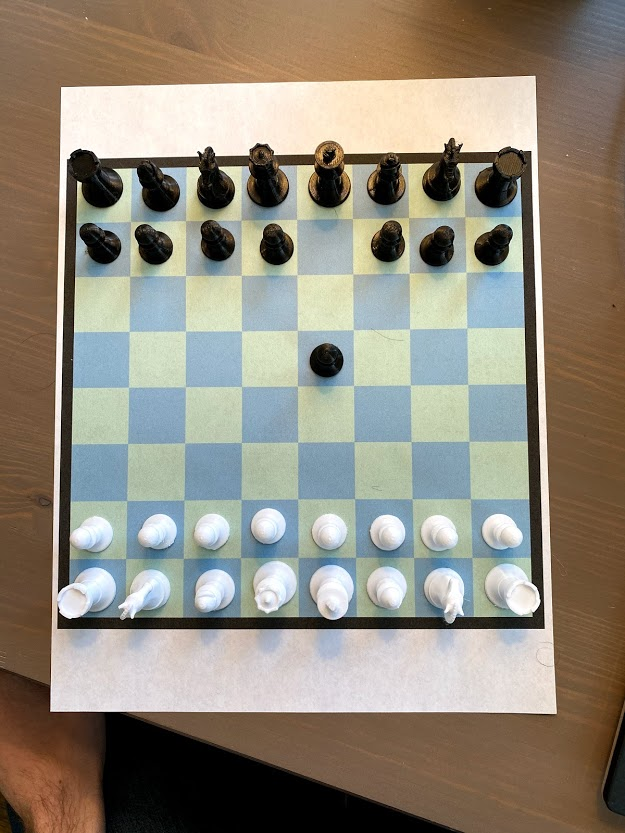
#> input picture images/blackonblack.jpg, 625 x 833 px
$ python -i chessboard_cv.py   (imports and definitions only)
#> lines starting #> are read from the running program, lines starting #| are printed output that depends on the picture; after the words box and inside, x2 and y2 are one past the last pixel; in counts of white or black regions, pixels touching at a corner belong together
#> further down, picture is the input picture: shape (833, 625, 3); mean B, G, R 124.7, 138.3, 145.3
### chessbot/cvutil/HoughBundler.py
import math

#
# Code written by banderlog013 of Stack Overflow at:
# https://stackoverflow.com/questions/45531074/how-to-merge-lines-after-houghlinesp
# With modification by me in merge_line_segments_averaged()
#

class HoughBundler:
    '''Clasterize and merge each cluster of cv2.HoughLinesP() output
    a = HoughBundler()
    foo = a.process_lines(houghP_lines, binary_image)
    '''

    def get_orientation(self, line):
        '''get orientation of a line, using its length
        https://en.wikipedia.org/wiki/Atan2
        '''
        orientation = math.atan2(abs((line[0] - line[2])), abs((line[1] - line[3])))
        return math.degrees(orientation)

    def checker(self, line_new, groups, min_distance_to_merge, min_angle_to_merge):
        '''Check if line have enough distance and angle to be count as similar
        '''
        for group in groups:
            # walk through existing line groups
            for line_old in group:
                # check distance
                if self.get_distance(line_old, line_new) < min_distance_to_merge:
                    # check the angle between lines
                    orientation_new = self.get_orientation(line_new)
                    orientation_old = self.get_orientation(line_old)
                    # if all is ok -- line is similar to others in group
                    if abs(orientation_new - orientation_old) < min_angle_to_merge:
                        group.append(line_new)
                        return False
        # if it is totally different line
        return True

    def DistancePointLine(self, point, line):
        """Get distance between point and line
        http://local.wasp.uwa.edu.au/~pbourke/geometry/pointline/source.vba
        """
        px, py = point
        x1, y1, x2, y2 = line

        def lineMagnitude(x1, y1, x2, y2):
            'Get line (aka vector) length'
            lineMagnitude = math.sqrt(math.pow((x2 - x1), 2) + math.pow((y2 - y1), 2))
            return lineMagnitude

        LineMag = lineMagnitude(x1, y1, x2, y2)
        if LineMag < 0.00000001:
            DistancePointLine = 9999
            return DistancePointLine

        u1 = (((px - x1) * (x2 - x1)) + ((py - y1) * (y2 - y1)))
        u = u1 / (LineMag * LineMag)

        if (u < 0.00001) or (u > 1):
            #// closest point does not fall within the line segment, take the shorter distance
            #// to an endpoint
            ix = lineMagnitude(px, py, x1, y1)
            iy = lineMagnitude(px, py, x2, y2)
            if ix > iy:
                DistancePointLine = iy
            else:
                DistancePointLine = ix
        else:
            # Intersecting point is on the line, use the formula
            ix = x1 + u * (x2 - x1)
            iy = y1 + u * (y2 - y1)
            DistancePointLine = lineMagnitude(px, py, ix, iy)

        return DistancePointLine

    def get_distance(self, a_line, b_line):
        """Get all possible distances between each dot of two lines and second line
        return the shortest
        """
        dist1 = self.DistancePointLine(a_line[:2], b_line)
        dist2 = self.DistancePointLine(a_line[2:], b_line)
        dist3 = self.DistancePointLine(b_line[:2], a_line)
        dist4 = self.DistancePointLine(b_line[2:], a_line)

        return min(dist1, dist2, dist3, dist4)

    def merge_lines_pipeline_2(self, lines):
        'Clusterize (group) lines'
        groups = []  # all lines groups are here
        # Parameters to play with
        min_distance_to_merge = 100 # set to 30 for original chessboard detection
        min_angle_to_merge = 30
        # first line will create new group every time
        groups.append([lines[0]])
        # if line is different from existing gropus, create a new group
        for line_new in lines[1:]:
            if self.checker(line_new, groups, min_distance_to_merge, min_angle_to_merge):
                groups.append([line_new])
        return groups

    # [25 lines left out: function merge_lines_segments1, not called in this run]

    def merge_line_segments_averaged(self, lines):
        '''
        Merges line segments as an average of the lines, fixes issues with merge_lines_segments1
        having to do with directionality of line
        '''
        orientation = self.get_orientation(lines[0])

        # special case
        if(len(lines) == 1):
            return [lines[0][:2], lines[0][2:]]

        start_points = []
        end_points = []
        # start point is lowest one, vertically or horizontally
        # corrects disparities in directionality of lines returned by HoughLinesP()
        for line in lines:
            if (45 < orientation < 135 and line[1] < line[3]) or \
                ((not (45 < orientation < 135)) and line[0] < line[2]):
                start_points.append(line[:2])
                end_points.append(line[2:])
            else:
                start_points.append(line[2:])
                end_points.append(line[:2])

        avg_start = [0, 0]
        avg_end = [0, 0]
        for (points, avg) in [(start_points, avg_start), (end_points, avg_end)]:
            for p in points:
                avg[0] += p[0]
                avg[1] += p[1]
            avg[0] = int(avg[0] / len(points))
            avg[1] = int(avg[1] / len(points))

        return [avg_start, avg_end]

    def separate_xy_lines(self, lines):
        lines_x = []
        lines_y = []
        # for every line of cv2.HoughLinesP()
        for line_i in [l[0] for l in lines]:
            orientation = self.get_orientation(line_i)
            # if vertical
            if 45 < orientation < 135:
                lines_y.append(line_i)
            else:
                lines_x.append(line_i)

        lines_y = sorted(lines_y, key=lambda line: line[1])
        lines_x = sorted(lines_x, key=lambda line: line[0])

        return lines_x, lines_y

    def process_lines(self, lines, img):
        '''Main function for lines from cv.HoughLinesP() output merging
        for OpenCV 3
        lines -- cv.HoughLinesP() output
        img -- binary image
        '''
        lines_x, lines_y = self.separate_xy_lines(lines)
        merged_lines_all = []

        # for each cluster in vertical and horizantal lines leave only one line
        for i in [lines_x, lines_y]:
            if len(i) > 0:
                groups = self.merge_lines_pipeline_2(i)
                merged_lines = []
                for group in groups:
                    merged_lines.append(self.merge_line_segments_averaged(group))

                merged_lines_all.extend(merged_lines)

        return merged_lines_all

### chessbot/cvutil/transform.py
import numpy as np
import imutils
import cv2


def order_points(pts):
    # initialzie a list of coordinates that will be ordered
    # such that the first entry in the list is the top-left,
    # the second entry is the top-right, the third is the
    # bottom-right, and the fourth is the bottom-left
    rect = np.zeros((4, 2), dtype = "float32")
    # the top-left point will have the smallest sum, whereas
    # the bottom-right point will have the largest sum
    pts = np.float32(pts)
    s = pts.sum(axis = 1)
    rect[0] = pts[np.argmin(s)]
    rect[2] = pts[np.argmax(s)]
    # now, compute the difference between the points, the
    # top-right point will have the smallest difference,
    # whereas the bottom-left will have the largest difference
    diff = np.diff(pts, axis = 1)
    rect[1] = pts[np.argmin(diff)]
    rect[3] = pts[np.argmax(diff)]
    # return the ordered coordinates
    return rect

# [35 lines left out: function four_point_transform, not called in this run]

def four_point_square_transform(image, pts, size):
	if len(pts) != 4:
		return False, None
	rect = order_points(pts)

	# get destination points from size, sort to ensure consistent order
	dst = order_points([[0, 0],[size - 1, 0],[size - 1, size - 1],[0, size - 1]])

	# get the perspective transform matrix and then apply it
	T = cv2.getPerspectiveTransform(rect, dst)
	warped = cv2.warpPerspective(image, T, (size, size))
	# return the warped image
	return True, warped

### chessbot/cvutil/chessboard_cv.py
import chessbot.cvutil.transform as transform
import numpy as np
import cv2
import imutils
from .HoughBundler import HoughBundler


def find_largest_contour(bin_image):
    contours, hierarchy = cv2.findContours(bin_image, cv2.RETR_TREE, cv2.CHAIN_APPROX_SIMPLE)
    max_cnt_area = 0
    best_cnt = None
    for cnt in contours:
        area = cv2.contourArea(cnt)
        if area > 1000:
            if area > max_cnt_area:
                max_cnt_area = area
                best_cnt = cnt

    return best_cnt

def outline_contour(bin_image, contour):
    # outline largest contour, return
    return cv2.drawContours(np.zeros((bin_image.shape), np.uint8), [contour], 0, 255, 1)

def crop_to_chessboard(image, bin_thresh=180, border_size=3, output_size=600,debug=False):
    # grayscale, threshold to find white, then find the contour of the white background
#> called with bin_thresh = 180, border_size = 3, output_size = 600, debug = False
    gray = cv2.cvtColor(image, cv2.COLOR_BGR2GRAY)
    ret, thresh = cv2.threshold(gray, bin_thresh, 255, cv2.THRESH_BINARY)
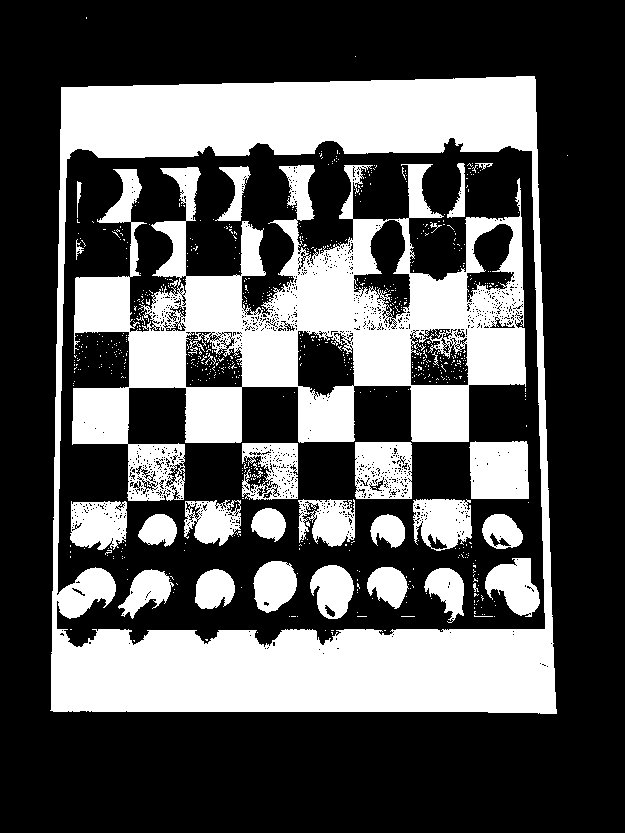
#> thresh: shape (833, 625); 33.9% white; 732 white regions (699 under 20 px)
#> ret = 180
    bg_contour = find_largest_contour(thresh)
#> in find_largest_contour, `contours, hierarchy = cv2.findContours(bin_image, cv2.RETR_TREE, cv2.C..`: contours = 2667 contours, 2576 with area under 20; largest, box (x1, y1, x2, y2) and area: (50, 76, 557, 714) 307558, (56, 137, 546, 648) 227900, (72, 164, 526, 501) 74096, (469, 441, 529, 499) 3197, (355, 442, 412, 499) 3118
#> the loop in find_largest_contour, `for cnt in contours:` made 2667 passes
#> (area, max_cnt_area) on pass 2: (307557.5, 307557.5)
#> after the loop in find_largest_contour, `for cnt in contours:`: best_cnt = contour of 135 points, box (x1, y1, x2, y2) (50, 76, 557, 714), area 307558; max_cnt_area = 307557.5
#> bg_contour has the same summary as best_cnt in find_largest_contour
    if (bg_contour is None):
        return False, None

    # mask the image to the white background
    mask = np.ones((gray.shape), np.uint8) * 255
    cv2.drawContours(mask, [bg_contour], 0, 0, -1)
    cv2.drawContours(mask, [bg_contour], 0, 255, 3)
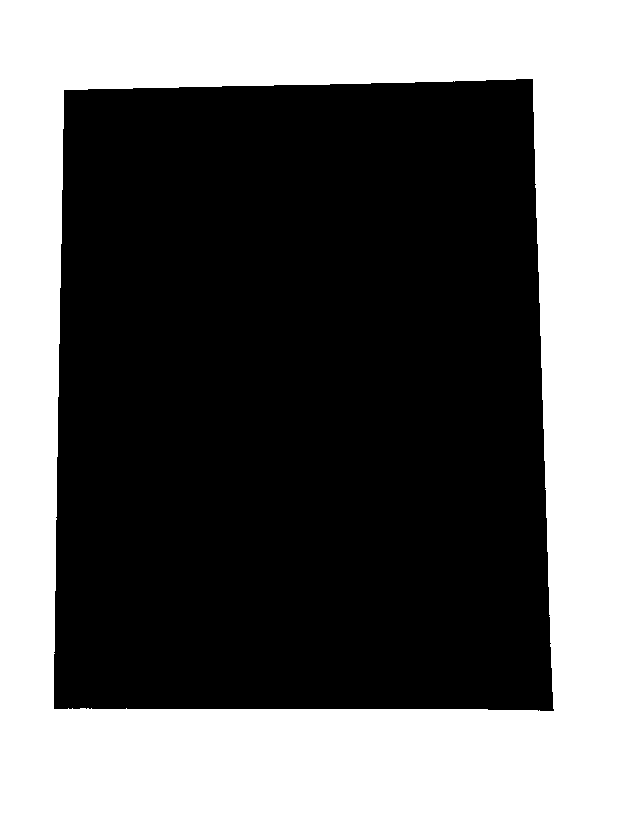
#> mask: shape (833, 625); 42% white; 1 white region, box (x1, y1, x2, y2) and area: (0, 0, 625, 833) 218639
    masked = cv2.bitwise_or(gray, mask)

    # inv threshold to find black in the image, initialize board_outlined
    ret, board_outlined = cv2.threshold(masked, 100, 255, cv2.THRESH_BINARY_INV)

    # iteratively dilate, threshold dilation, find largest contour, find outline
    kernel_size = 9
    kernel = np.ones((kernel_size, kernel_size), np.uint8)
    iterations = 4
    board_cnt = None
    for _ in range(iterations):
        dilated = cv2.dilate(board_outlined, kernel)
        ret, thresh = cv2.threshold(dilated, 10, 255, cv2.THRESH_BINARY)
        board_cnt = find_largest_contour(thresh)
        board_outlined = outline_contour(thresh, board_cnt)
#> this loop made 4 passes
#> pass 1, in crop_to_chessboard, `dilated = cv2.dilate(board_outlined, kernel)`:
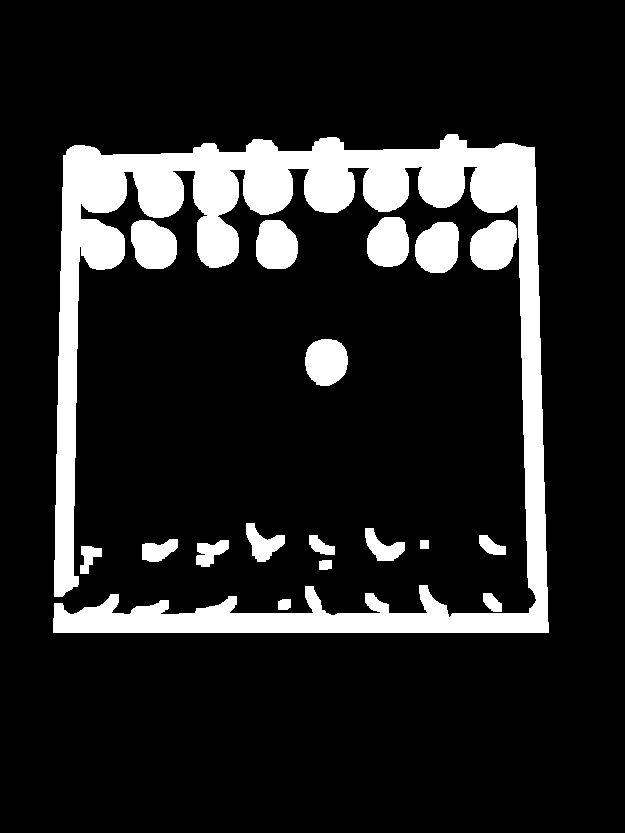
#> dilated: shape (833, 625); 13.9% white; 18 white regions, largest, box (x1, y1, x2, y2) and area: (53, 134, 549, 633) 57408, (470, 220, 517, 270) 1854, (415, 222, 459, 273) 1831

    # fill the contour of the board, then iteratively erode to reach original board size pre-dilation
    board_filled = cv2.drawContours(np.zeros((gray.shape), np.uint8), [board_cnt], 0, 255, -1)
    for _ in range(iterations):
        board_filled = cv2.erode(board_filled, kernel)
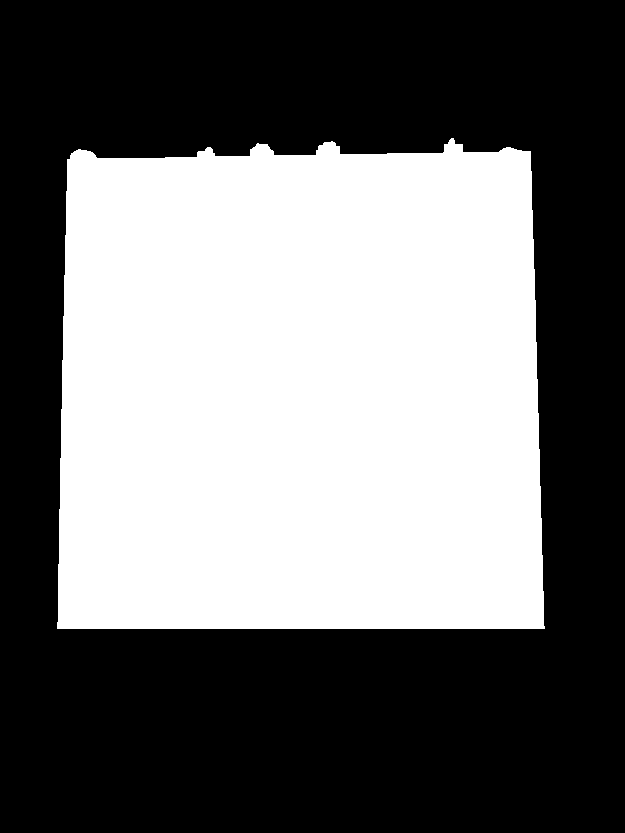
#> board_filled: shape (833, 625); 43.5% white; 1 white region

    # find the contour of the filled board post-erosion
    board_cnt = find_largest_contour(board_filled)
#> in find_largest_contour (call 6), `contours, hierarchy = cv2.findContours(bin_image, cv2.RETR_TREE, cv2.C..`: contours = 1 contour; box (x1, y1, x2, y2) and area: (57, 138, 545, 629) 225610
#> board_cnt = contour of 165 points, box (x1, y1, x2, y2) (57, 138, 545, 629), area 225610
    if (board_cnt is None):
        return False, None
    board_outlined = outline_contour(board_filled, board_cnt)
#> in outline_contour (call 5), `return cv2.drawContours(np.zeros((bin_image.shape), np.uint8), [contou..`:
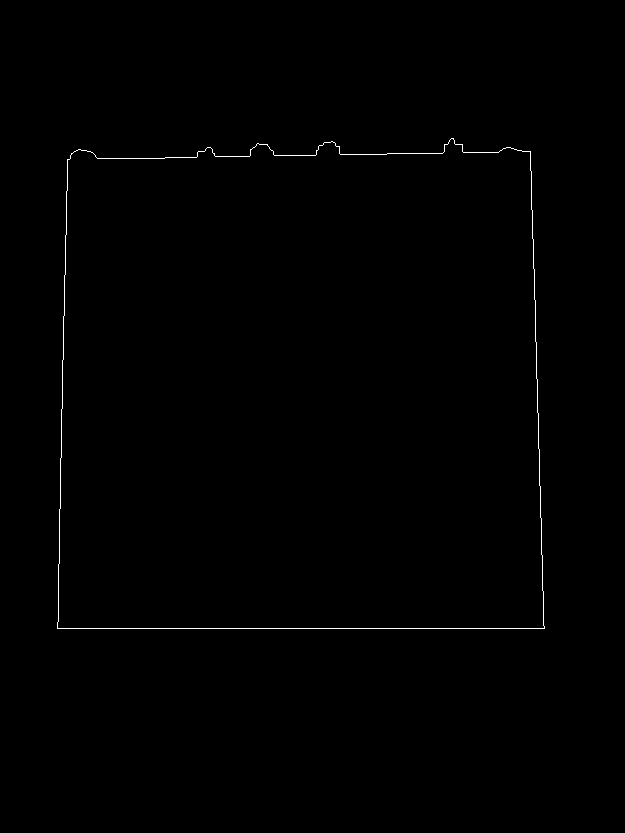
#> returned value: shape (833, 625); 0.38% white in thin lines or dots, all inside (x1, y1, x2, y2) = (57, 138, 545, 629)

    # find lines on the board outline using HoughLinesP (the edges), then clean up using HoughBundler
    lines = cv2.HoughLinesP(board_outlined, rho=1.1, theta=np.pi/180, threshold=100, minLineLength=50, maxLineGap=100)
#> lines = [[57, 628, 544, 628], [67, 159, 530, 151], [58, 621, 64, 275], [535, 338, 543, 594], [530, 152, 537, 380]]
    hb = HoughBundler()
    merged_lines = hb.process_lines(lines, board_outlined)
#> the loop in separate_xy_lines, `for line_i in [l[0] for l in lines]:` made 5 passes
#> (line_i, orientation) on passes 1 to 4: ([57, 628, 544, 628], 90), ([67, 159, 530, 151], 89.01), ([58, 621, 64, 275], 0.993), ([535, 338, 543, 594], 1.79)
#> after the loop in separate_xy_lines, `for line_i in [l[0] for l in lines]:`: lines_x = [[58, 621, 64, 275], [535, 338, 543, 594], [530, 152, 537, 380]]; lines_y = [[57, 628, 544, 628], [67, 159, 530, 151]]
#> in separate_xy_lines, `lines_y = sorted(lines_y, key=lambda line: line[1])`: lines_y = [[67, 159, 530, 151], [57, 628, 544, 628]]
#> in separate_xy_lines, `lines_x = sorted(lines_x, key=lambda line: line[0])`: lines_x = [[58, 621, 64, 275], [530, 152, 537, 380], [535, 338, 543, 594]]
#> in process_lines, `lines_x, lines_y = self.separate_xy_lines(lines)`: lines_y = [[67, 159, 530, 151], [57, 628, 544, 628]]
#> the loop in process_lines, `for i in [lines_x, lines_y]:` made 2 passes
#> (min_distance_to_merge in merge_lines_pipeline_2, min_angle_to_merge in merge_lines_pipeline_2) on pass 1: (100, 30)
#> after the loop in process_lines, `for i in [lines_x, lines_y]:`: merged_lines_all = [[[58, 621], [64, 275]], [[532, 245], [540, 487]], [[67, 159], [530, 151]], [[57, 628], [544, 628]]]
#> merged_lines has the same summary as merged_lines_all in process_lines

    if debug:
        unmerged = image.copy()
        a,b,c = lines.shape
        for i in range(a):
            cv2.line(unmerged, (lines[i][0][0], lines[i][0][1]), (lines[i][0][2], lines[i][0][3]), (0, 0, 255), 1, cv2.LINE_AA)
            cv2.circle(unmerged, (lines[i][0][0], lines[i][0][1]), 3, (255, 0, 0), -1)
            cv2.circle(unmerged, (lines[i][0][2], lines[i][0][3]), 3, (0, 255, 0), -1)
        merged = image.copy()
        for line in merged_lines:
            cv2.line(merged, (line[0][0], line[0][1]), (line[1][0], line[1][1]), (0, 0, 255), 3, cv2.LINE_AA)
        merged = imutils.resize(merged, width=400)
        unmerged = imutils.resize(unmerged, width=400)
        cv2.imshow("unmerged lines", unmerged)
        cv2.imshow("merged", merged)
        cv2.waitKey(0)

    # separate lines to horizontal and vertical, then find the four corners
    lines_x = []
    lines_y = []
    for line_i in merged_lines:
        try:
            line_i = line_i[0].tolist() + line_i[1].tolist()
        except:
            line_i = line_i[0] + line_i[1]

        orientation = hb.get_orientation(line_i)
        # if vertical
        if 45 < orientation < 135:
            lines_y.append(line_i)
        else:
            lines_x.append(line_i)
#> this loop made 4 passes
#> after the loop, lines_x = [[58, 621, 64, 275], [532, 245, 540, 487]]; lines_y = [[67, 159, 530, 151], [57, 628, 544, 628]]

    corners = []
    for lx in lines_x:
        for ly in lines_y:
            x1, y1, x2, y2 = lx[0], lx[1], lx[2], lx[3]
            x3, y3, x4, y4 = ly[0], ly[1], ly[2], ly[3]
            ix = ((x1*y2-y1*x2)*(x3-x4) - (x1-x2)*(x3*y4-y3*x4)) / ((x1-x2)*(y3-y4) - (y1-y2)*(x3-x4))
            iy = ((x1*y2-y1*x2)*(y3-y4) - (y1-y2)*(x3*y4-y3*x4)) / ((x1-x2)*(y3-y4) - (y1-y2)*(x3-x4))
            corners.append([int(ix), int(iy)])
#> this loop made 2 passes
#> after the loop, corners = [[66, 159], [57, 628], [528, 151], [544, 628]]

    if len(corners) != 4:
        return False, None

    # bring corners in by kernel size + border size to compensate for dilation and chessboard border
    compensation = kernel_size + border_size
    corners[0] = [corners[0][0] + compensation, corners[0][1] + compensation]
    corners[1] = [corners[1][0] + compensation, corners[1][1] - compensation]
    corners[2] = [corners[2][0] - compensation, corners[2][1] + compensation]
    corners[3] = [corners[3][0] - compensation, corners[3][1] - compensation]

    # warp image to fit chessboard
    ret, warped = transform.four_point_square_transform(image, corners, output_size)
#> in order_points, `pts = np.float32(pts)`: pts = [[78, 171], [69, 616], [516, 163], [532, 616]]
#> in order_points, `s = pts.sum(axis = 1)`: s = [249, 685, 679, 1148]
#> in order_points, `diff = np.diff(pts, axis = 1)`: diff = [93, 547, -353, 84]
#> in four_point_square_transform, `rect = order_points(pts)`: rect = [[78, 171], [516, 163], [532, 616], [69, 616]]
#> in four_point_square_transform, `T = cv2.getPerspectiveTransform(rect, dst)`: T = [[1.43, 0.0289, -116.4], [0.0267, 1.46, -251.6], [4.45e-05, 0.000131, 1]]
#> in four_point_square_transform, `warped = cv2.warpPerspective(image, T, (size, size))`:
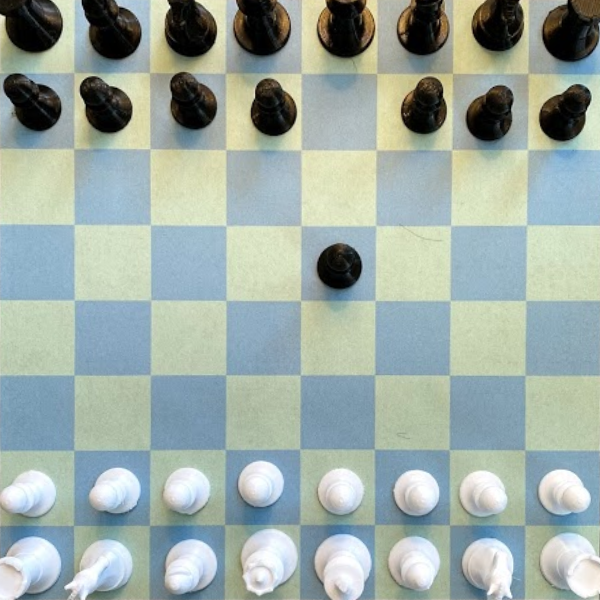
#> warped: shape (600, 600, 3); mean B, G, R 165.3, 171.6, 157.5
#> ret = True
    if not ret or warped is None:
        return False, None

    if debug:
        cv2.imshow("masked", masked)
        cv2.imshow("thresh", thresh)
        cv2.imshow("outlined", board_outlined)
        cv2.imshow("warped", warped)
        cv2.waitKey(0)

    return True, warped

# [29 lines left out: function chess_squares_from_diff, not called in this run]


>>> import cv2
>>> picture = cv2.imread('../../images/blackonblack.jpg')
>>> result = crop_to_chessboard(picture)
